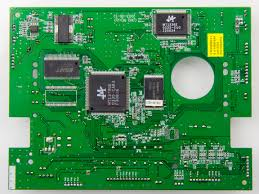
#> input picture waste/pcb.jpg, 259 x 194 px
$ python -i prepare_dataset.py   (imports and definitions only)
#> lines starting #> are read from the running program, lines starting #| are printed output that depends on the picture
#> further down, picture is the input picture: PIL image 259x194 RGB; mean R, G, B 70.3, 141, 87.9
"""
prepare_dataset.py -- Convert YOLOv8 object detection dataset to classification format
Based on: IOP Conf. Ser.: Earth Environ. Sci. 1529 (2025) 012032

Converts the 77-class Roboflow e-waste dataset (bounding box annotations)
into the paper's 10-class classification dataset by:
1. Mapping 77 Roboflow classes -> 10 paper classes
2. Cropping individual objects from bounding boxes
3. Resizing all crops to 180x180 pixels
4. Balancing classes to 240 images/class (train) via under/oversampling + augmentation
"""

import os
import sys
import random
import shutil
import numpy as np
from pathlib import Path
from collections import defaultdict, Counter

try:
    from PIL import Image, ImageEnhance, ImageFilter
except ImportError:
    print("Installing Pillow...")
    os.system(f"{sys.executable} -m pip install Pillow -q")
    from PIL import Image, ImageEnhance, ImageFilter

# ===================================================================
# CONFIGURATION
# ===================================================================

# Source dataset (YOLOv8 format)
YOLO_DATASET_DIR = os.path.join(
    os.path.dirname(__file__),
    "yolo_dataset"
)

# Output classification dataset
OUTPUT_DIR = os.path.join(os.path.dirname(__file__), "dataset")

# Paper specifications
IMG_SIZE = 180          # Paper Section 2.3: 180x180 pixels
TRAIN_PER_CLASS = 240   # Paper: 2400 total / 10 classes = 240 per class
VAL_PER_CLASS = 60      # ~300 total validation / 10 classes
TEST_PER_CLASS = 30     # ~300 total test / 10 classes

# Minimum crop size (skip tiny bounding boxes)
MIN_CROP_PX = 20

# Random seed for reproducibility
SEED = 42
# [2 lines not run here, left out]

# ===================================================================
# 77 -> 10 CLASS MAPPING (Verified against paper Section 2.2)
# ===================================================================

# Roboflow class names (from data.yaml, 0-indexed)
ROBOFLOW_NAMES = [
    'Air-Conditioner', 'Bar-Phone', 'Battery', 'Blood-Pressure-Monitor',
    'Boiler', 'CRT-Monitor', 'CRT-TV', 'Calculator', 'Camera',
    'Ceiling-Fan', 'Christmas-Lights', 'Clothes-Iron', 'Coffee-Machine',
    'Compact-Fluorescent-Lamps', 'Computer-Keyboard', 'Computer-Mouse',
    'Cooled-Dispenser', 'Cooling-Display', 'Dehumidifier', 'Desktop-PC',
    'Digital-Oscilloscope', 'Dishwasher', 'Drone', 'Electric-Bicycle',
    'Electric-Guitar', 'Electrocardiograph-Machine', 'Electronic-Keyboard',
    'Exhaust-Fan', 'Flashlight', 'Flat-Panel-Monitor', 'Flat-Panel-TV',
    'Floor-Fan', 'Freezer', 'Glucose-Meter', 'HDD', 'Hair-Dryer',
    'Headphone', 'LED-Bulb', 'Laptop', 'Microwave', 'Music-Player',
    'Neon-Sign', 'Network-Switch', 'Non-Cooled-Dispenser', 'Oven', 'PCB',
    'Patient-Monitoring-System', 'Photovoltaic-Panel', 'PlayStation-5',
    'Power-Adapter', 'Printer', 'Projector', 'Pulse-Oximeter', 'Range-Hood',
    'Refrigerator', 'Rotary-Mower', 'Router', 'SSD', 'Server',
    'Smart-Watch', 'Smartphone', 'Smoke-Detector', 'Soldering-Iron',
    'Speaker', 'Stove', 'Straight-Tube-Fluorescent-Lamp', 'Street-Lamp',
    'TV-Remote-Control', 'Table-Lamp', 'Tablet', 'Telephone-Set', 'Toaster',
    'Tumble-Dryer', 'USB-Flash-Drive', 'Vacuum-Cleaner', 'Washing-Machine',
    'Xbox-Series-X'
]

# Paper's 10 class names (Section 2.2)
PAPER_CLASSES = [
    'Battery', 'Keyboard', 'Microwave', 'Mobile', 'Mouse',
    'PCB', 'Player', 'Printer', 'Television', 'WashingMachine'
]

# Mapping: Roboflow class ID -> Paper class name
# Only IDs that clearly belong to the paper's categories are included
ROBOFLOW_TO_PAPER = {
    2:  'Battery',          # Battery
    14: 'Keyboard',         # Computer-Keyboard
    26: 'Keyboard',         # Electronic-Keyboard
    39: 'Microwave',        # Microwave
    1:  'Mobile',           # Bar-Phone
    60: 'Mobile',           # Smartphone
    15: 'Mouse',            # Computer-Mouse
    45: 'PCB',              # PCB
    40: 'Player',           # Music-Player
    48: 'Player',           # PlayStation-5
    76: 'Player',           # Xbox-Series-X
    50: 'Printer',          # Printer
    51: 'Printer',          # Projector (included -- Printer alone has only 9 images)
    6:  'Television',       # CRT-TV
    30: 'Television',       # Flat-Panel-TV
    5:  'Television',       # CRT-Monitor
    29: 'Television',       # Flat-Panel-Monitor
    75: 'WashingMachine',   # Washing-Machine
    72: 'WashingMachine',   # Tumble-Dryer
}


# ===================================================================
# STEP 1: CROP OBJECTS FROM YOLO BOUNDING BOXES
# ===================================================================

# [91 lines left out: functions parse_yolo_label, crop_and_save_objects, not called in this run]


# ===================================================================
# STEP 2: BALANCE DATASET (UNDERSAMPLE + AUGMENT)
# ===================================================================

def augment_image(img):
    """Apply random augmentation to a PIL image (offline augmentation for minority classes)."""
    # Random horizontal flip
    if random.random() > 0.5:
        img = img.transpose(Image.FLIP_LEFT_RIGHT)
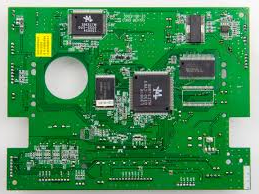
#> img: PIL image 259x194 RGB; mean R, G, B 70.3, 141, 87.9

    # Random vertical flip
    if random.random() > 0.5:
        img = img.transpose(Image.FLIP_TOP_BOTTOM)
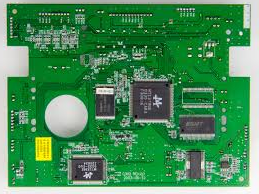
#> img: PIL image 259x194 RGB; mean R, G, B 70.3, 141, 87.9

    # Random rotation (+-15 degrees)
    angle = random.uniform(-15, 15)
    img = img.rotate(angle, fillcolor=(0, 0, 0))
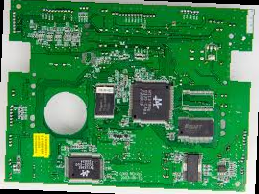
#> img: PIL image 259x194 RGB; mean R, G, B 65.8, 136.5, 83.5

    # Random brightness adjustment
    enhancer = ImageEnhance.Brightness(img)
    img = enhancer.enhance(random.uniform(0.8, 1.2))
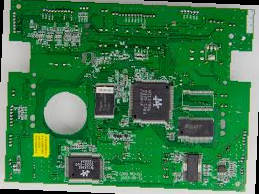
#> img: PIL image 259x194 RGB; mean R, G, B 59.1, 122.8, 75

    # Random contrast adjustment
    enhancer = ImageEnhance.Contrast(img)
    img = enhancer.enhance(random.uniform(0.8, 1.2))

    # Random slight blur or sharpen
    if random.random() > 0.7:
        img = img.filter(ImageFilter.GaussianBlur(radius=random.uniform(0.5, 1.0)))

    return img


# [212 lines left out: functions balance_split, print_dataset_stats, balance_split_full, main, not called in this run]


# [2 lines not run here, left out]

>>> from PIL import Image
>>> picture = Image.open('pcb.jpg')
>>> result = augment_image(picture)
